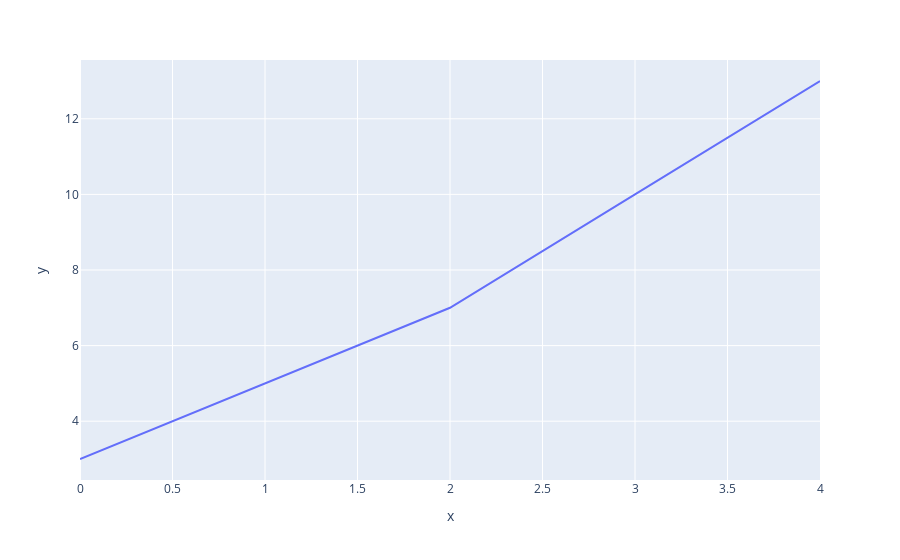

The notebook cell saved with this chart:
### Markdown cell above
# Einführung in Plotly

### Code cell
import plotly.express as px
fig = px.line(y=[3, 5, 7, 10, 13])
fig.show()

### Figure 1 — Plotly figure (JSON) as saved in the notebook; plotly's stock layout.template omitted (floating-point values rounded to 4 significant figures)
{"data": [{"hovertemplate": "x=%{x}<br>y=%{y}<extra></extra>", "legendgroup": "", "line": {"color": "#636efa", "dash": "solid"}, "marker": {"symbol": "circle"}, "mode": "lines", "name": "", "orientation": "v", "showlegend": false, "type": "scatter", "x": [0, 1, 2, 3, 4], "xaxis": "x", "y": [3, 5, 7, 10, 13], "yaxis": "y"}], "layout": {"legend": {"tracegroupgap": 0}, "margin": {"t": 60}, "xaxis": {"anchor": "y", "domain": [0, 1], "title": {"text": "x"}}, "yaxis": {"anchor": "x", "domain": [0, 1], "title": {"text": "y"}}}}
